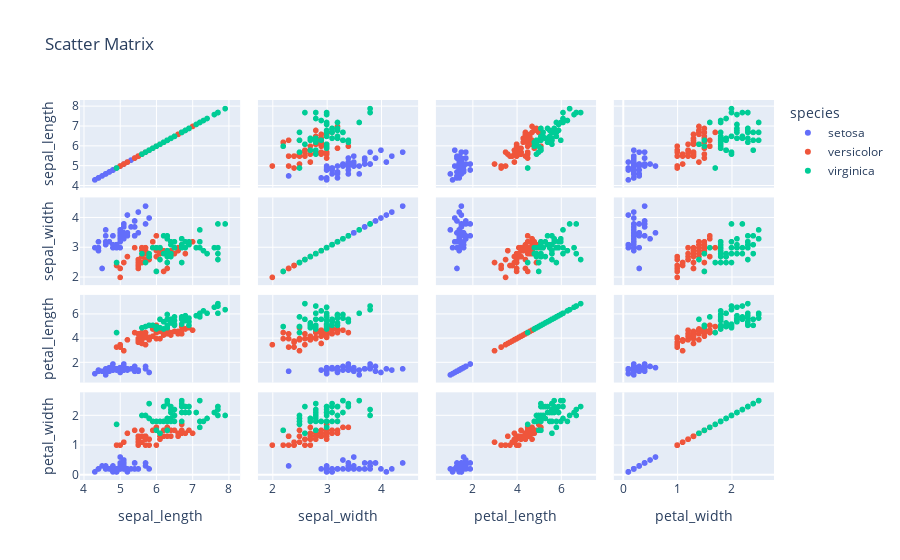

Notebook source saved alongside this figure:
### Code cell
fig=px.scatter_matrix(iris_df,
    dimensions=['sepal_length','sepal_width','petal_length','petal_width'],
    color='species', title='Scatter Matrix')
fig.show()

### Figure 1 — Plotly figure (JSON) as saved in the notebook; plotly's stock layout.template omitted (floating-point values rounded to 4 significant figures)
{"data": [{"dimensions": [{"axis": {"matches": true}, "label": "sepal_length", "values": [5.1, 4.9, 4.7, 4.6, 5, 5.4, 4.6, 5, 4.4, 4.9, 5.4, 4.8, 4.8, 4.3, 5.8, 5.7, 5.4, 5.1, 5.7, 5.1, 5.4, 5.1, 4.6, 5.1, 4.8, 5, 5, 5.2, 5.2, 4.7, 4.8, 5.4, 5.2, 5.5, 4.9, 5, 5.5, 4.9, 4.4, 5.1, 5, 4.5, 4.4, 5, 5.1, 4.8, 5.1, 4.6, 5.3, 5]}, {"axis": {"matches": true}, "label": "sepal_width", "values": [3.5, 3, 3.2, 3.1, 3.6, 3.9, 3.4, 3.4, 2.9, 3.1, 3.7, 3.4, 3, 3, 4, 4.4, 3.9, 3.5, 3.8, 3.8, 3.4, 3.7, 3.6, 3.3, 3.4, 3, 3.4, 3.5, 3.4, 3.2, 3.1, 3.4, 4.1, 4.2, 3.1, 3.2, 3.5, 3.1, 3, 3.4, 3.5, 2.3, 3.2, 3.5, 3.8, 3, 3.8, 3.2, 3.7, 3.3]}, {"axis": {"matches": true}, "label": "petal_length", "values": [1.4, 1.4, 1.3, 1.5, 1.4, 1.7, 1.4, 1.5, 1.4, 1.5, 1.5, 1.6, 1.4, 1.1, 1.2, 1.5, 1.3, 1.4, 1.7, 1.5, 1.7, 1.5, 1, 1.7, 1.9, 1.6, 1.6, 1.5, 1.4, 1.6, 1.6, 1.5, 1.5, 1.4, 1.5, 1.2, 1.3, 1.5, 1.3, 1.5, 1.3, 1.3, 1.3, 1.6, 1.9, 1.4, 1.6, 1.4, 1.5, 1.4]}, {"axis": {"matches": true}, "label": "petal_width", "values": [0.2, 0.2, 0.2, 0.2, 0.2, 0.4, 0.3, 0.2, 0.2, 0.1, 0.2, 0.2, 0.1, 0.1, 0.2, 0.4, 0.4, 0.3, 0.3, 0.3, 0.2, 0.4, 0.2, 0.5, 0.2, 0.2, 0.4, 0.2, 0.2, 0.2, 0.2, 0.4, 0.1, 0.2, 0.1, 0.2, 0.2, 0.1, 0.2, 0.2, 0.3, 0.3, 0.2, 0.6, 0.4, 0.3, 0.2, 0.2, 0.2, 0.2]}], "hovertemplate": "species=setosa<br>%{xaxis.title.text}=%{x}<br>%{yaxis.title.text}=%{y}<extra></extra>", "legendgroup": "setosa", "marker": {"color": "#636efa", "symbol": "circle"}, "name": "setosa", "showlegend": true, "type": "splom"}, {"dimensions": [{"axis": {"matches": true}, "label": "sepal_length", "values": [7, 6.4, 6.9, 5.5, 6.5, 5.7, 6.3, 4.9, 6.6, 5.2, 5, 5.9, 6, 6.1, 5.6, 6.7, 5.6, 5.8, 6.2, 5.6, 5.9, 6.1, 6.3, 6.1, 6.4, 6.6, 6.8, 6.7, 6, 5.7, 5.5, 5.5, 5.8, 6, 5.4, 6, 6.7, 6.3, 5.6, 5.5, 5.5, 6.1, 5.8, 5, 5.6, 5.7, 5.7, 6.2, 5.1, 5.7]}, {"axis": {"matches": true}, "label": "sepal_width", "values": [3.2, 3.2, 3.1, 2.3, 2.8, 2.8, 3.3, 2.4, 2.9, 2.7, 2, 3, 2.2, 2.9, 2.9, 3.1, 3, 2.7, 2.2, 2.5, 3.2, 2.8, 2.5, 2.8, 2.9, 3, 2.8, 3, 2.9, 2.6, 2.4, 2.4, 2.7, 2.7, 3, 3.4, 3.1, 2.3, 3, 2.5, 2.6, 3, 2.6, 2.3, 2.7, 3, 2.9, 2.9, 2.5, 2.8]}, {"axis": {"matches": true}, "label": "petal_length", "values": [4.7, 4.5, 4.9, 4, 4.6, 4.5, 4.7, 3.3, 4.6, 3.9, 3.5, 4.2, 4, 4.7, 3.6, 4.4, 4.5, 4.1, 4.5, 3.9, 4.8, 4, 4.9, 4.7, 4.3, 4.4, 4.8, 5, 4.5, 3.5, 3.8, 3.7, 3.9, 5.1, 4.5, 4.5, 4.7, 4.4, 4.1, 4, 4.4, 4.6, 4, 3.3, 4.2, 4.2, 4.2, 4.3, 3, 4.1]}, {"axis": {"matches": true}, "label": "petal_width", "values": [1.4, 1.5, 1.5, 1.3, 1.5, 1.3, 1.6, 1, 1.3, 1.4, 1, 1.5, 1, 1.4, 1.3, 1.4, 1.5, 1, 1.5, 1.1, 1.8, 1.3, 1.5, 1.2, 1.3, 1.4, 1.4, 1.7, 1.5, 1, 1.1, 1, 1.2, 1.6, 1.5, 1.6, 1.5, 1.3, 1.3, 1.3, 1.2, 1.4, 1.2, 1, 1.3, 1.2, 1.3, 1.3, 1.1, 1.3]}], "hovertemplate": "species=versicolor<br>%{xaxis.title.text}=%{x}<br>%{yaxis.title.text}=%{y}<extra></extra>", "legendgroup": "versicolor", "marker": {"color": "#EF553B", "symbol": "circle"}, "name": "versicolor", "showlegend": true, "type": "splom"}, {"dimensions": [{"axis": {"matches": true}, "label": "sepal_length", "values": [6.3, 5.8, 7.1, 6.3, 6.5, 7.6, 4.9, 7.3, 6.7, 7.2, 6.5, 6.4, 6.8, 5.7, 5.8, 6.4, 6.5, 7.7, 7.7, 6, 6.9, 5.6, 7.7, 6.3, 6.7, 7.2, 6.2, 6.1, 6.4, 7.2, 7.4, 7.9, 6.4, 6.3, 6.1, 7.7, 6.3, 6.4, 6, 6.9, 6.7, 6.9, 5.8, 6.8, 6.7, 6.7, 6.3, 6.5, 6.2, 5.9]}, {"axis": {"matches": true}, "label": "sepal_width", "values": [3.3, 2.7, 3, 2.9, 3, 3, 2.5, 2.9, 2.5, 3.6, 3.2, 2.7, 3, 2.5, 2.8, 3.2, 3, 3.8, 2.6, 2.2, 3.2, 2.8, 2.8, 2.7, 3.3, 3.2, 2.8, 3, 2.8, 3, 2.8, 3.8, 2.8, 2.8, 2.6, 3, 3.4, 3.1, 3, 3.1, 3.1, 3.1, 2.7, 3.2, 3.3, 3, 2.5, 3, 3.4, 3]}, {"axis": {"matches": true}, "label": "petal_length", "values": [6, 5.1, 5.9, 5.6, 5.8, 6.6, 4.5, 6.3, 5.8, 6.1, 5.1, 5.3, 5.5, 5, 5.1, 5.3, 5.5, 6.7, 6.9, 5, 5.7, 4.9, 6.7, 4.9, 5.7, 6, 4.8, 4.9, 5.6, 5.8, 6.1, 6.4, 5.6, 5.1, 5.6, 6.1, 5.6, 5.5, 4.8, 5.4, 5.6, 5.1, 5.1, 5.9, 5.7, 5.2, 5, 5.2, 5.4, 5.1]}, {"axis": {"matches": true}, "label": "petal_width", "values": [2.5, 1.9, 2.1, 1.8, 2.2, 2.1, 1.7, 1.8, 1.8, 2.5, 2, 1.9, 2.1, 2, 2.4, 2.3, 1.8, 2.2, 2.3, 1.5, 2.3, 2, 2, 1.8, 2.1, 1.8, 1.8, 1.8, 2.1, 1.6, 1.9, 2, 2.2, 1.5, 1.4, 2.3, 2.4, 1.8, 1.8, 2.1, 2.4, 2.3, 1.9, 2.3, 2.5, 2.3, 1.9, 2, 2.3, 1.8]}], "hovertemplate": "species=virginica<br>%{xaxis.title.text}=%{x}<br>%{yaxis.title.text}=%{y}<extra></extra>", "legendgroup": "virginica", "marker": {"color": "#00cc96", "symbol": "circle"}, "name": "virginica", "showlegend": true, "type": "splom"}], "layout": {"dragmode": "select", "legend": {"title": {"text": "species"}, "tracegroupgap": 0}, "title": {"text": "Scatter Matrix"}}}
